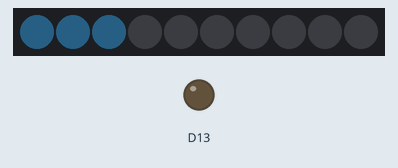
This sketch was run on a simulated Adafruit Circuit Playground Express. On the bench: 10 RGB LEDs in strip order, left to right, output pins drawn as LEDs (lit = HIGH). Dim RGB values are drawn brighter than linear; what the sketch prints to the serial monitor is not drawn.

Above: at 0.31 s.
At 1.0 s:
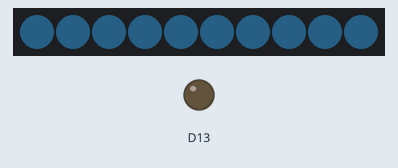

The sketch:

homework9.ino
```cpp
#include <Adafruit_CircuitPlayground.h>

float value;
int colour;
void setup()
{
Serial.begin(9600);
CircuitPlayground.begin();
}

void loop()
{
  value = CircuitPlayground.mic.soundPressureLevel(10);
  colour= map(value, 50, 100, 0, 255);
  Serial.print("Sound Sensor: ");
  Serial.println(value);
  Serial.println(colour);
  for(int i =0;i<10;i++)
    {
      CircuitPlayground.setPixelColor(i,colour,(colour+40)%255 ,(colour+70)%255);
      delay(100);
    }
}
```
